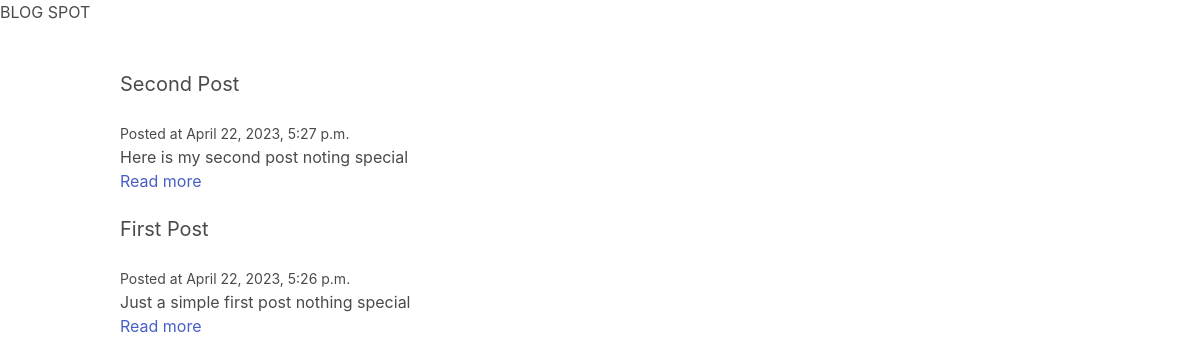
The page / on the database its author committed.
### blog/models.py (models this page shows)
class Post(models.Model):
    title = models.CharField(max_length=255)
    slug = models.SlugField()
    intro = models.TextField()
    body = models.TextField()
    date_added = models.DateTimeField(auto_now_add=True)
    class Meta:
        ordering = ['-date_added']

### blog/views.py (the view)
# urls.py: path('', frontpage, name='frontpage'),
def frontpage(request):
    posts = Post.objects.all()
    return render(request, 'blog/frontpage.html', {'posts': posts})

### blog/templates/blog/frontpage.html
{% extends 'blog/base.html' %}
{% block content %}
    {% for post in posts %}
        <div class="post block">
            <h2 class="subtitle">{{ post.title }}</h2>
            <small>Posted at {{ post.date_added }}</small>
            <p>{{ post.intro }}</p>
            <a href="{% url 'post_detail' post.slug %}">Read more</a>
        </div>
    {% endfor %}
{% endblock %}

### blog/templates/blog/base.html (shortened to what this page needs)
<!DOCTYPE html>
<html>
    <head>
        <link rel="stylesheet" href="https://cdn.jsdelivr.net/npm/bulma@0.9.1/css/bulma.min.css">
    </head>
    <body>
     <h2>BLOG SPOT</h2>
        <section class="section">
            <div class="container">
                {% block content %}
                {% endblock %}
            </div>
        </section>
    </body>
</html>

### rows shown on the page
Post: title "Second Post", date_added "April 22, 2023, 5:27 p.m.", intro "Here is my second post noting special"
Post: title "First Post", date_added "April 22, 2023, 5:26 p.m.", intro "Just a simple first post nothing special"
